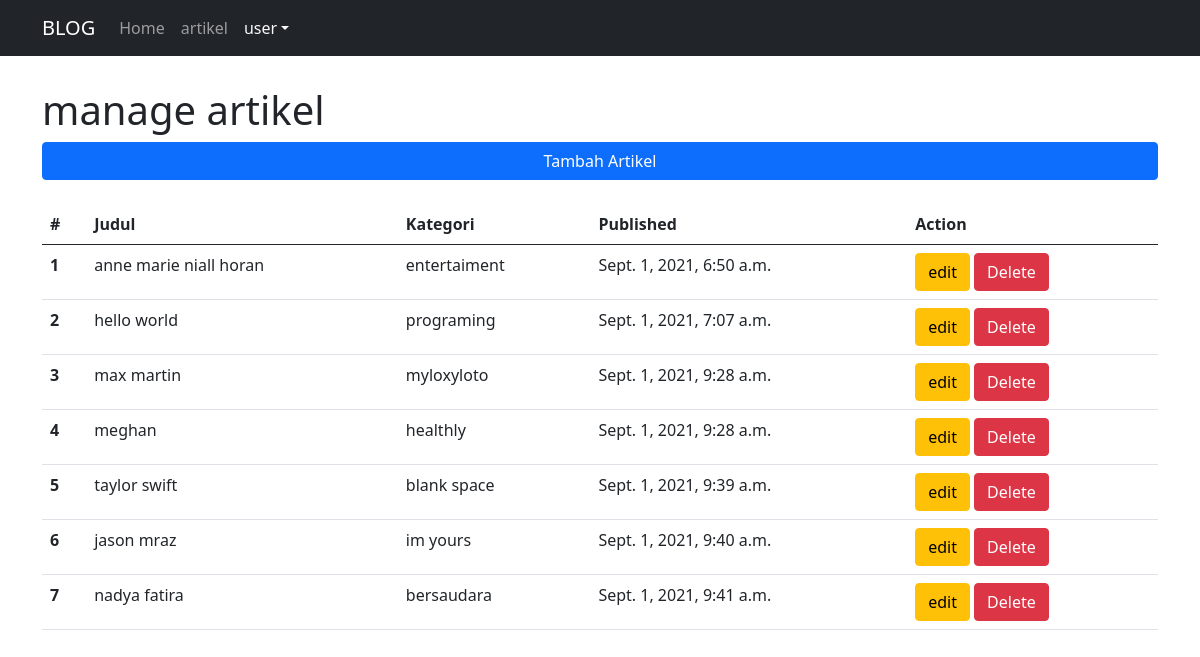
The page /blog/manage/ (signed in) on the database its author committed.
### blog/models.py (models this page shows, shortened)
class artikel(models.Model):
    judul = models.CharField(max_length=255)
    isi = models.TextField()
    kategori = models.CharField(max_length=255)
    published = models.DateTimeField(auto_now_add=True)
    update = models.DateTimeField(auto_now=True)
    slug = models.SlugField(blank=True,editable=False)

### blog/views.py (the view)
class artikelManageView(ListView):
    model = artikel
    template_name = "artikel/artikel_manage.html"
    context_object_name = 'artikel_list'
    @method_decorator(login_required(login_url='login'))
    def dispatch(self, *args, **kwargs):
        return super().dispatch(*args, **kwargs)

### blog/templates/artikel/artikel_manage.html (shortened to what this page needs)
{% extends 'base.html' %}
{% block contents %}
<h1>manage artikel</h1>
<div class="d-grid gap-2">
  <a type="button" class="btn btn-primary btn-block" href="{% url 'artikel:create' %}">Tambah Artikel</a>
</div>
<table class="table mt-4">
  <thead>
    <tr>
      <th scope="col">#</th>
      <th scope="col">Judul</th>
      <th scope="col">Kategori</th>
      <th scope="col">Published</th>
      <th scope="col">Action</th>
    </tr>
  </thead>
  <tbody>
    {% for artikel in artikel_list %}
    <tr>
      <th scope="row">{{forloop.counter}}</th>
      <td>{{artikel.judul}}</td>
      <td>{{artikel.kategori}}</td>
      <td>{{artikel.published}}</td>
      <td>
        <a type="button" class="btn btn-warning" href="{% url 'artikel:update' artikel.id %}">edit</a>
        <a type="button" class="btn btn-danger" href="{% url 'artikel:delete' artikel.id %}">Delete</a>
      </td>
    </tr>
    {% endfor %}
  </tbody>
</table>
{% endblock contents %}

### templates/base.html (shortened to what this page needs)
{% load static %}
<!DOCTYPE html>
<html lang="en">
  <head>
    {% include 'snippets/style.html' %}
  </head>
  <body>
    {% include 'snippets/navbar.html' %}
    <div class="container" style="margin-top: 30px">{% block contents %} {% endblock contents %}</div>
  </body>
</html>

### templates/snippets/style.html
{% load static %} <link rel="stylesheet" href="{% static 'vendor/bootstrap/css/bootstrap.min.css' %}" />

### templates/snippets/navbar.html (shortened to what this page needs)
{% load static %}
<nav class="navbar navbar-expand-lg navbar-dark bg-dark">
  <div class="container">
    <a class="navbar-brand" href="#">BLOG</a>
    <div class="collapse navbar-collapse" id="navbarNavDropdown">
      <ul class="navbar-nav">
        <li class="nav-item">
          <a class="nav-link" href="{% url 'home' %}">Home</a>
        </li>
        <li class="nav-item">
          <a class="nav-link" href="{% url 'artikel:list' 1 %}">artikel</a>
        </li>
        <div class="nav-item dropdown">
          <a class="nav-link dropdown-toggle text-light" href="#" id="navbarDropdownMenuLink" role="button" data-bs-toggle="dropdown" aria-expanded="false">user</a>
        </div>
      </ul>
    </div>
  </div>
</nav>

### templates/snippets/scripts.html (shortened to what this page needs)
{% load static %}

### rows shown on the page
artikel: judul "anne marie niall horan", kategori "entertaiment", published "Sept. 1, 2021, 6:50 a.m."
artikel: judul "hello world", kategori "programing", published "Sept. 1, 2021, 7:07 a.m."
artikel: judul "max martin", kategori "myloxyloto", published "Sept. 1, 2021, 9:28 a.m."
artikel: judul "meghan", kategori "healthly", published "Sept. 1, 2021, 9:28 a.m."
artikel: judul "taylor swift", kategori "blank space", published "Sept. 1, 2021, 9:39 a.m."
artikel: judul "jason mraz", kategori "im yours", published "Sept. 1, 2021, 9:40 a.m."
artikel: judul "nadya fatira", kategori "bersaudara", published "Sept. 1, 2021, 9:41 a.m."
